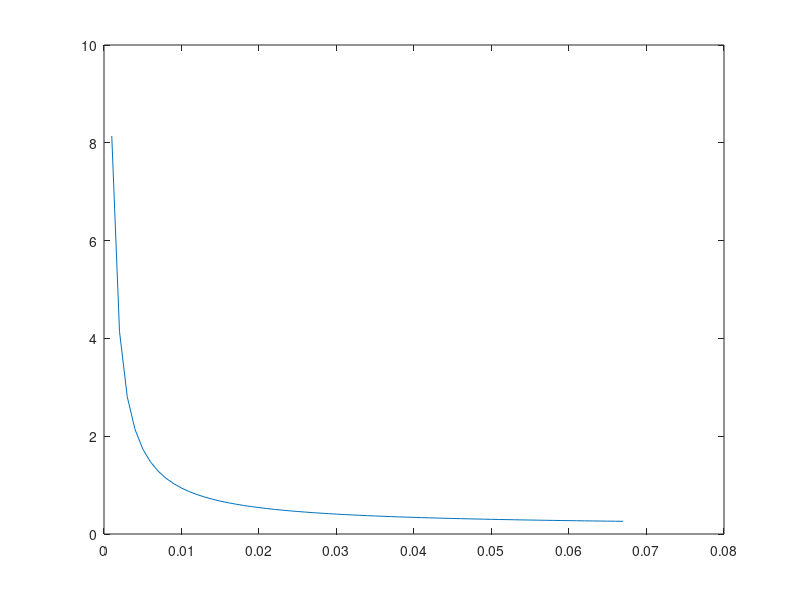

The MATLAB script that drew this image:

clc;
clear all;

D=1.395e4;
E=111.6;
F=16.74;
Kzin = 0.03;
Tzin = 0.7;

%Elemento da coluna que deve ser > 0 
B =  (16*E*F*Tzin-16*E^2*Tzin^2 -16*D*Kzin*Tzin - 8*D*F*Kzin*Tzin^2 + 24*D*E*Kzin*Tzin^3 - 8*D^2*Kzin^2*Tzin^4)/(4*E - 4*D*Kzin*Tzin)

%Isolando T, se obtem:
%T = (sqrt((E*F/2-D*K)^2/(D^4*K^4)+((D*F*K-E^2)/3)^3/(D^6*K^6))+(E*F/2-D*K)/(D^2*K^2))^(1/3)+(-sqrt((E*F/2-D*K)^2/(D^4*K^4)+((D*F*K-E^2)/3)^3/(D^6*K^6))+(E*F/2-D*K)/(D^2*K^2))^(1/3)+E/(D*K);

%T = root(sqrt((EF/2-DK)^2/(D^4K^4)+((DFK-E^2)/3)^3/(D^6K^6))+(EF/2-DK)/(D^2K^2), 3)+root(-sqrt((EF/2-DK)^2/(D^4K^4)+((DFK-E^2)/3)^3/(D^6K^6))+(EF/2-DK)/(D^2K^2), 3)+E/(DK)
K  = 0.0:0.001:0.0670;
%Teste = (sqrt((E*F/2-D*kzin).^2/(D.^4*kzin.^4)+((D*F*kzin-E.^2)/3).^3/(D.^6*kzin.^6))+(E*F/2-D*kzin)/(D.^2*kzin.^2)).^(1/3)+(-sqrt((E*F/2-D*kzin).^2/(D.^4*kzin.^4)+((D*F*kzin-E.^2)/3).^3/(D.^6*kzin.^6))+(E*F/2-D*kzin)/(D.^2*kzin.^2)).^(1/3)+E./(D*kzin);
%Teste
T = (sqrt((E*F/2-D*K).^2/(D.^4*K.^4)+((D*F*K-E.^2)/3).^3/(D.^6*K.^6))+(E*F/2-D*K)/(D.^2*K.^2)).^(1/3)+(-sqrt((E*F/2-D*K).^2/(D.^4*K.^4)+((D*F*K-E.^2)/3).^3/(D.^6*K.^6))+(E*F/2-D*K)/(D.^2*K.^2)).^(1/3)+E./(D*K);
plot(K,T)